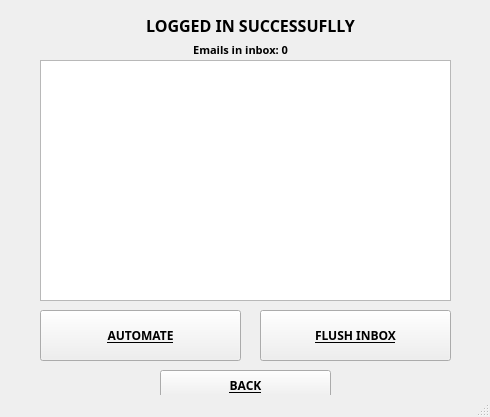
<?xml version="1.0" encoding="UTF-8"?>
<ui version="4.0">
 <class>MainWindow</class>
 <widget class="QMainWindow" name="MainWindow">
  <property name="geometry">
   <rect>
    <x>0</x>
    <y>0</y>
    <width>490</width>
    <height>417</height>
   </rect>
  </property>
  <property name="windowTitle">
   <string>MainWindow</string>
  </property>
  <widget class="QWidget" name="centralwidget">
   <widget class="QPushButton" name="b_automate">
    <property name="geometry">
     <rect>
      <x>40</x>
      <y>310</y>
      <width>201</width>
      <height>51</height>
     </rect>
    </property>
    <property name="font">
     <font>
      <family>Unispace</family>
      <weight>75</weight>
      <bold>true</bold>
      <underline>true</underline>
     </font>
    </property>
    <property name="text">
     <string>AUTOMATE</string>
    </property>
    <property name="flat">
     <bool>false</bool>
    </property>
   </widget>
   <widget class="QPushButton" name="b_flush">
    <property name="geometry">
     <rect>
      <x>260</x>
      <y>310</y>
      <width>191</width>
      <height>51</height>
     </rect>
    </property>
    <property name="font">
     <font>
      <family>Unispace</family>
      <weight>75</weight>
      <bold>true</bold>
      <underline>true</underline>
     </font>
    </property>
    <property name="text">
     <string>FLUSH INBOX</string>
    </property>
   </widget>
   <widget class="QPushButton" name="b_returnhome">
    <property name="geometry">
     <rect>
      <x>160</x>
      <y>370</y>
      <width>171</width>
      <height>31</height>
     </rect>
    </property>
    <property name="font">
     <font>
      <family>Unispace</family>
      <weight>75</weight>
      <bold>true</bold>
      <underline>true</underline>
     </font>
    </property>
    <property name="text">
     <string>BACK</string>
    </property>
   </widget>
   <widget class="QLabel" name="l_header">
    <property name="geometry">
     <rect>
      <x>130</x>
      <y>0</y>
      <width>241</width>
      <height>51</height>
     </rect>
    </property>
    <property name="font">
     <font>
      <family>Unispace</family>
      <pointsize>12</pointsize>
      <weight>75</weight>
      <bold>true</bold>
     </font>
    </property>
    <property name="text">
     <string>LOGGED IN SUCCESSUFLLY</string>
    </property>
    <property name="alignment">
     <set>Qt::AlignCenter</set>
    </property>
   </widget>
   <widget class="QLabel" name="l_subheader">
    <property name="geometry">
     <rect>
      <x>120</x>
      <y>40</y>
      <width>241</width>
      <height>20</height>
     </rect>
    </property>
    <property name="font">
     <font>
      <family>Unispace</family>
      <pointsize>8</pointsize>
      <weight>75</weight>
      <bold>true</bold>
     </font>
    </property>
    <property name="text">
     <string>Emails in inbox: 0</string>
    </property>
    <property name="alignment">
     <set>Qt::AlignCenter</set>
    </property>
   </widget>
   <widget class="QListWidget" name="listWidget">
    <property name="geometry">
     <rect>
      <x>40</x>
      <y>60</y>
      <width>411</width>
      <height>241</height>
     </rect>
    </property>
   </widget>
  </widget>
  <widget class="QStatusBar" name="statusbar"/>
 </widget>
 <resources/>
 <connections/>
</ui>
